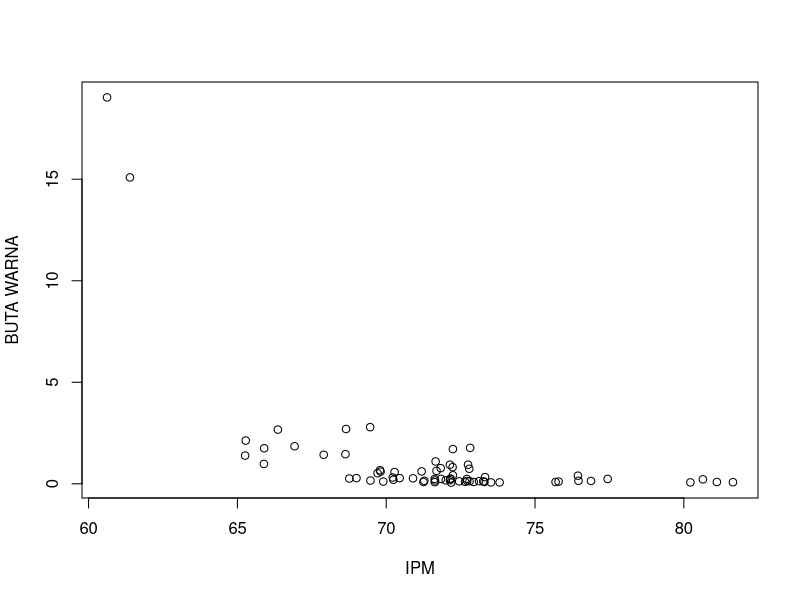
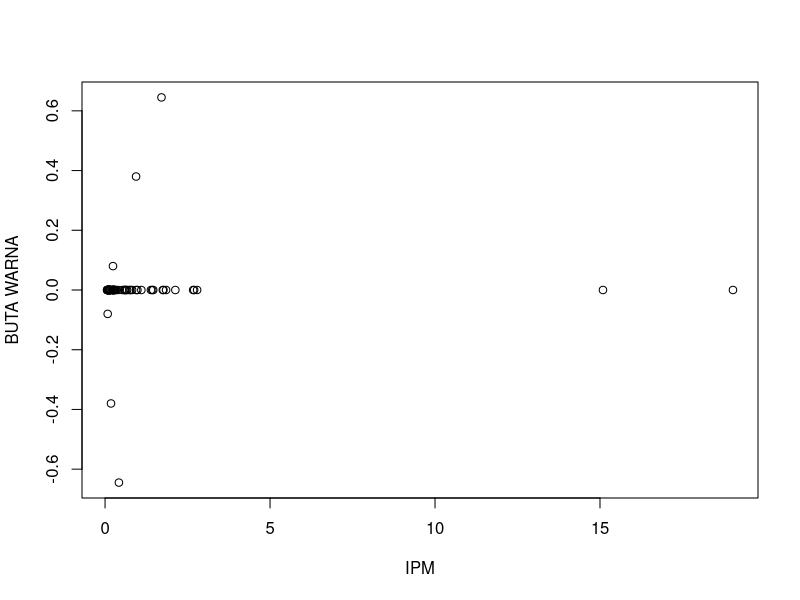

Reproduce these figures in R, in order.
## ---- chunk 1
library('readxl')
library('tidyverse')
## ---- chunk 2
dat<-read_excel('data/ipm buta huruf.xlsx')
plot(dat$x,dat$y,xlab="IPM",ylab="BUTA WARNA")
## ---- chunk 3
reg1<-lm(y~x,data=dat)
summary(reg1)
dat$u<-resid(reg1)
plot(dat$y,dat$u,xlab="IPM",ylab="BUTA WARNA")
